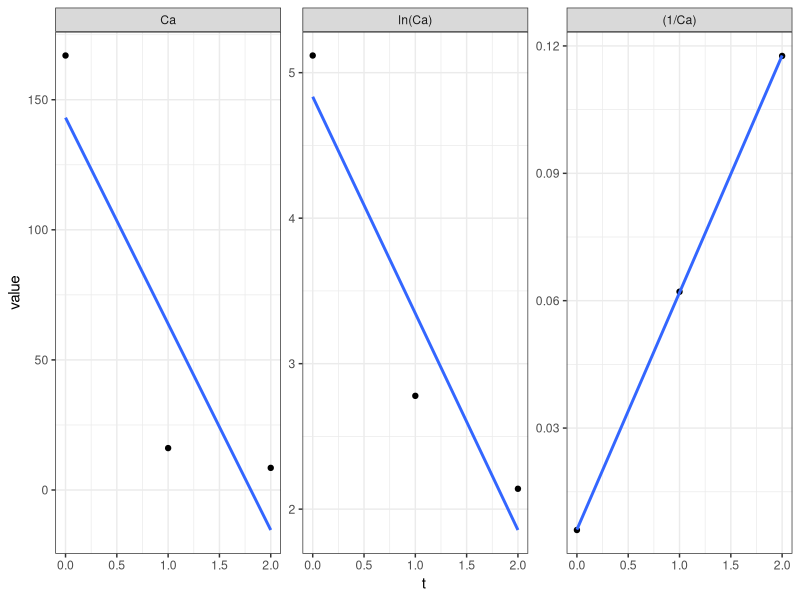

The R script that drew this image:
#===================================================================
# This script contains work for ENVE 660 Midterm 
# Question #5
#
# Tyler Bradley
# 2018-02-09
#====================================================================

#' Reading in required libraries
library(tidyverse)

#' Writing in experimental data
df <-tribble(
  ~t, ~Ca,
  0,  167,
  1,  16.1,
  2, 8.5
)

#' Plotting zero, first, and second order relationships as Ca vs t, 
#' ln(Ca) vs t, and (1/Ca) vs t, respectively
df %>% 
  mutate(
    ln_Ca = log(Ca), # log() function defaults to ln()
    Ca_inv = (1/Ca)
  ) %>% 
  gather(key = order, value = value, Ca:Ca_inv) %>% 
  mutate(order = factor(order, levels = c("Ca", "ln_Ca", "Ca_inv"),
                        labels = c("Ca", "ln(Ca)", "(1/Ca)"))) %>% 
  ggplot(aes(t, value)) +
  facet_wrap(~ order, scales = "free") +
  geom_point() +
  geom_smooth(method = "lm", se = FALSE) +
  theme_bw()

#' Linear model fit to (1/Ca) vs t since it has the best fit
model <- df %>% 
  mutate(Ca_inv = 1/Ca) %>% 
  lm(Ca_inv ~ t, data = .) 

#' getting the model coefficients 
#' k = `r broom::tidy(model)$estimate[[2]]`
broom::tidy(model)
broom::glance(model)
